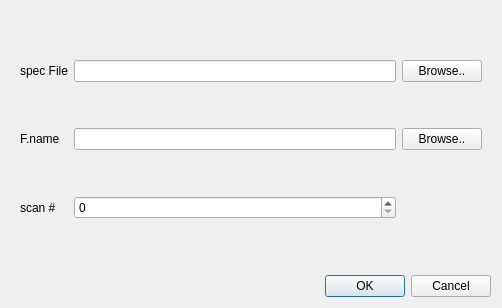
<?xml version="1.0" encoding="UTF-8"?>
<ui version="4.0">
 <class>Dialog</class>
 <widget class="QDialog" name="Dialog">
  <property name="geometry">
   <rect>
    <x>0</x>
    <y>0</y>
    <width>502</width>
    <height>308</height>
   </rect>
  </property>
  <property name="windowTitle">
   <string>Dialog</string>
  </property>
  <layout class="QVBoxLayout" name="verticalLayout">
   <item>
    <widget class="QWidget" name="widget" native="true">
     <layout class="QGridLayout" name="gridLayout">
      <item row="2" column="0">
       <widget class="QLabel" name="label_2">
        <property name="text">
         <string>F.name</string>
        </property>
       </widget>
      </item>
      <item row="2" column="2">
       <widget class="QPushButton" name="BrowseImage_pushButton">
        <property name="text">
         <string>Browse..</string>
        </property>
       </widget>
      </item>
      <item row="2" column="1">
       <widget class="QLineEdit" name="FileName_lineEdit">
        <property name="toolTip">
         <string>&lt;html&gt;&lt;head/&gt;&lt;body&gt;&lt;p&gt;This filename is taken as a template. Its numerical prefix will be replace with the numbers found in the spec scan that will be choosed.&lt;/p&gt;&lt;/body&gt;&lt;/html&gt;</string>
        </property>
       </widget>
      </item>
      <item row="3" column="1">
       <widget class="QSpinBox" name="ScanNumber_spinBox"/>
      </item>
      <item row="3" column="0">
       <widget class="QLabel" name="label_3">
        <property name="text">
         <string>scan #</string>
        </property>
       </widget>
      </item>
      <item row="1" column="1">
       <widget class="QLineEdit" name="SpecFileName_lineEdit"/>
      </item>
      <item row="1" column="0">
       <widget class="QLabel" name="label">
        <property name="text">
         <string>spec File</string>
        </property>
       </widget>
      </item>
      <item row="1" column="2">
       <widget class="QPushButton" name="BrowseSpec_pushButton">
        <property name="text">
         <string>Browse..</string>
        </property>
       </widget>
      </item>
     </layout>
    </widget>
   </item>
   <item>
    <widget class="QDialogButtonBox" name="buttonBox">
     <property name="orientation">
      <enum>Qt::Horizontal</enum>
     </property>
     <property name="standardButtons">
      <set>QDialogButtonBox::Cancel|QDialogButtonBox::Ok</set>
     </property>
    </widget>
   </item>
  </layout>
 </widget>
 <tabstops>
  <tabstop>FileName_lineEdit</tabstop>
  <tabstop>BrowseImage_pushButton</tabstop>
  <tabstop>ScanNumber_spinBox</tabstop>
  <tabstop>buttonBox</tabstop>
 </tabstops>
 <resources/>
 <connections>
  <connection>
   <sender>buttonBox</sender>
   <signal>accepted()</signal>
   <receiver>Dialog</receiver>
   <slot>accept()</slot>
   <hints>
    <hint type="sourcelabel">
     <x>227</x>
     <y>277</y>
    </hint>
    <hint type="destinationlabel">
     <x>157</x>
     <y>274</y>
    </hint>
   </hints>
  </connection>
  <connection>
   <sender>buttonBox</sender>
   <signal>rejected()</signal>
   <receiver>Dialog</receiver>
   <slot>reject()</slot>
   <hints>
    <hint type="sourcelabel">
     <x>295</x>
     <y>283</y>
    </hint>
    <hint type="destinationlabel">
     <x>286</x>
     <y>274</y>
    </hint>
   </hints>
  </connection>
 </connections>
</ui>
